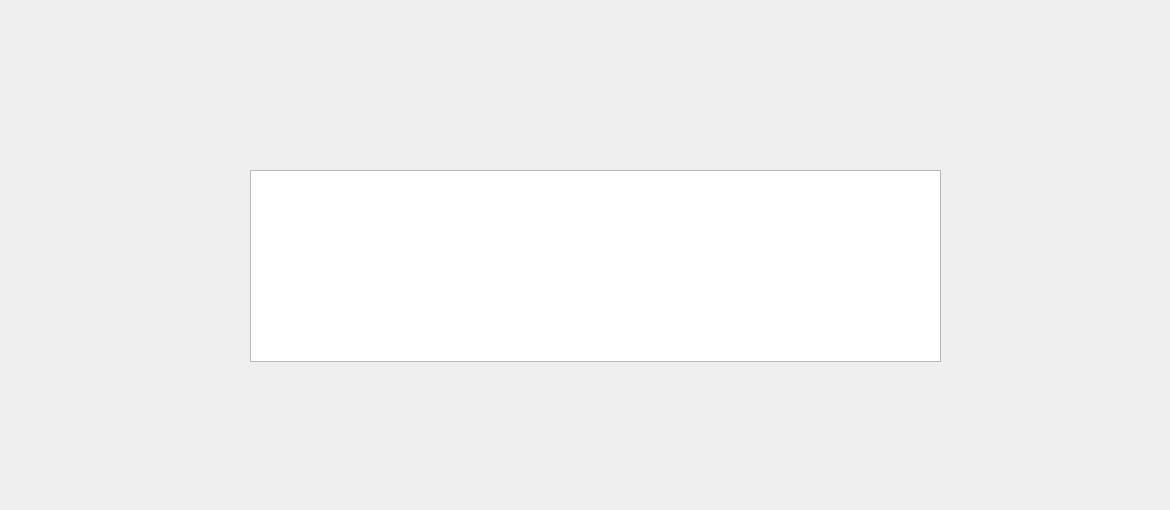
    <widget class="QWidget" name="afficher_employe">
     <property name="styleSheet">
      <string notr="true">#afficher_employe{
background-color: transparent;
border-image: url(:back2.jpg);
background: none;
border: none;
background-repeat: none;
}
</string>
     </property>
     <widget class="QTableView" name="tableView_employe">
      <property name="geometry">
       <rect>
        <x>250</x>
        <y>170</y>
        <width>691</width>
        <height>192</height>
       </rect>
      </property>
     </widget>
     <widget class="QPushButton" name="pushButton_Close_affe">
      <property name="geometry">
       <rect>
        <x>1130</x>
        <y>10</y>
        <width>31</width>
        <height>31</height>
       </rect>
      </property>
      <property name="styleSheet">
       <string notr="true">#pushButton_Close_affe {
background-color: transparent;
border-image: url(:close.png);
background: none;
border: none;
background-repeat: none;
}
</string>
      </property>
      <property name="text">
       <string/>
      </property>
     </widget>
     <widget class="QPushButton" name="pushButton_annuler_affe">
      <property name="geometry">
       <rect>
        <x>490</x>
        <y>440</y>
        <width>231</width>
        <height>61</height>
       </rect>
      </property>
      <property name="styleSheet">
       <string notr="true">#pushButton_annuler_affe{
background-color: transparent;
border-image: url(:Annuler.png);
background: none;
border: none;
background-repeat: none;
}</string>
      </property>
      <property name="text">
       <string/>
      </property>
     </widget>
    </widget>
